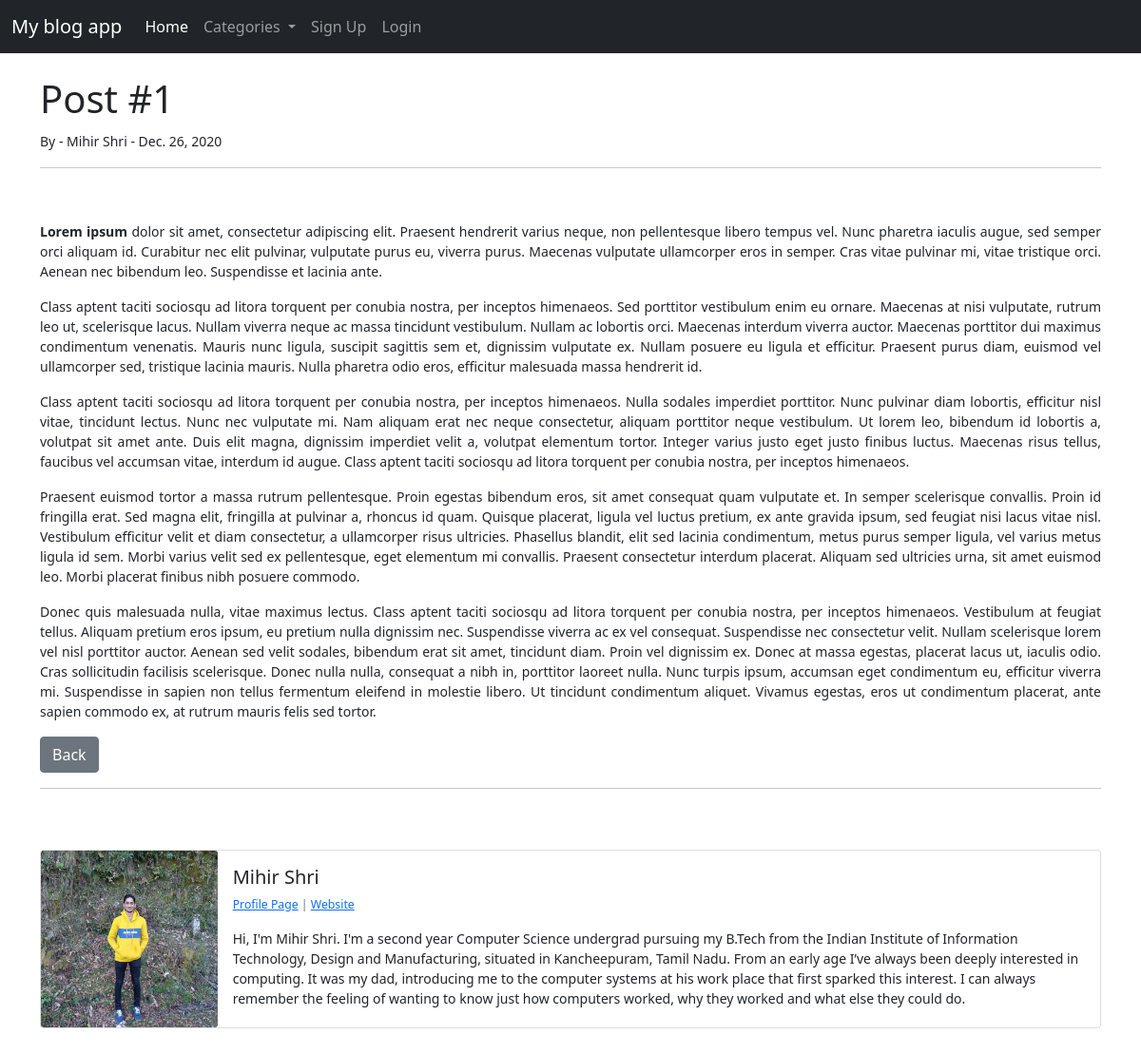
The app's page /article/1 with its own data.
### theblog/models.py (models this page shows, shortened)
class Post(models.Model):
    title = models.CharField(max_length=255)
    header_image = models.ImageField(null=True, blank=True, upload_to='images/')
    title_tag = models.CharField(max_length=255)
    author = models.ForeignKey(User, on_delete=models.CASCADE) # If the user gets deleted, all the blog posts written by him also get deleted
    body = RichTextField(blank=True, null=True)
    post_date = models.DateField(auto_now_add=True)
    category = models.CharField(max_length=255, default='coding')
    snippet = models.CharField(max_length=255)

class Profile(models.Model):
    user = models.OneToOneField(User, null=True, on_delete=models.CASCADE)
    bio = models.TextField()
    profile_pic = models.ImageField(null=True, blank=True, upload_to='images/profile/')
    website_url = models.CharField(max_length=255, null=True, blank=True)

### theblog/views.py (the view)
# urls.py: path('article/<int:pk>', articleDetailView.as_view(), name="article-detail"),
class articleDetailView(DetailView):
    model = Post
    template_name = 'article_details.html'
    def get_context_data(self, *args,**kwargs):
        cat_menu = Category.objects.all()
        context = super(articleDetailView, self).get_context_data(*args, **kwargs)
        context['cat_menu'] = cat_menu
        return context

### theblog/models.py (called while the page is built)
    def __str__(self):
        return self.name

### theblog/templates/article_details.html (shortened to what this page needs)
{% extends 'base.html' %}
{% load static %}
{% block content %}
<h1>{{ post.title }}</h1>
<small>By - {{ post.author.first_name }} {{ post.author.last_name }} - {{ post.post_date }}
<br><hr><br>
<p>{{ post.body|safe }}</p>
<a href="{% url 'home' %}" class="btn btn-secondary">Back</a>
<br><hr><br><br>
<div class="card mb-3">
    <div class="row g-0">
        {% if post.author.profile.profile_pic %}
        <div class="col-md-2">
            <img src="{{ post.author.profile.profile_pic.url }}" alt="Image" class="card-img">
        </div>
        {% else %}
        <div class="col-md-2">
        <img src="{% static 'theblog/images/default.png' %}" alt="Image" class="card-img">
        </div>
        {% endif %}
        <div class="col-md-10">
            <div class="card-body">
                <h5 class="card-title">{{ post.author.first_name }} {{ post.author.last_name }}</h5>
                <p class="small text-muted">
                <a href="{% url 'show_profile_page' post.author.profile.id %}">Profile Page</a>
                {% if post.author.profile.website_url %}
                | <a href="{{ post.author.profile.website_url }}">Website</a>
                {% endif %}
                </p>
                <p class="card-text">{{ post.author.profile.bio }}</p>
            </div>
        </div>
    </div>
</div>
<br><br>
{% endblock %}

### records on screen
Post: title "Post #1", author.first_name "Mihir", author.last_name "Shri", post_date "Dec. 26, 2020", body "Lorem ipsum dolor sit amet, consectetur adipiscing elit. Praesent hendrerit varius neque, non pellentesque libero tempus vel. Nunc pharetra iaculis augue, sed semper orci aliquam id. Curabitur nec elit pulvinar, vulputate purus eu, viverra purus. Maecenas vulputate ullamcorper eros in semper. Cras vitae pulvinar mi, vitae tristique orci. Aenean nec bibendum leo. Suspendisse et lacinia ante. Class aptent taciti sociosqu ad litora torquent per conubia nostra, per inceptos himenaeos. Sed porttitor vestibulum enim eu ornare. Maecenas at nisi vulputate, rutrum leo ut, scelerisque lacus. Nullam viverra neque ac massa tincidunt vestibulum. Nullam ac lobortis orci. Maecenas interdum viverra auctor.…", author.profile.profile_pic (picture), author.profile.bio "Hi, I'm Mihir Shri. I'm a second year Computer Science undergrad pursuing my B.Tech from the Indian Institute of Information Technology, Design and Manufacturing, situated in Kancheepuram, Tamil Nadu. From an early age I’ve always been deeply interested in computing. It was my dad, introducing me to the computer systems at his work place that first sparked this interest. I can always remember the feeling of wanting to know just how computers worked, why they worked and what else they could do."
